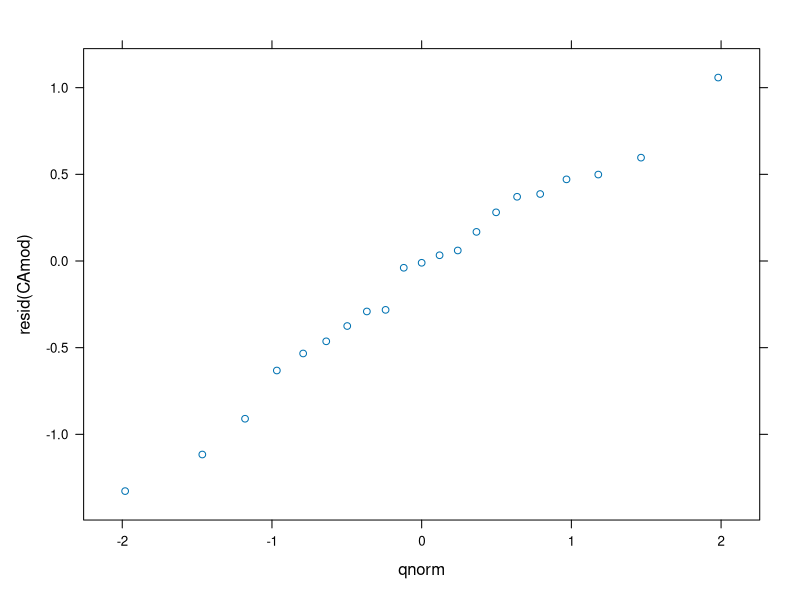
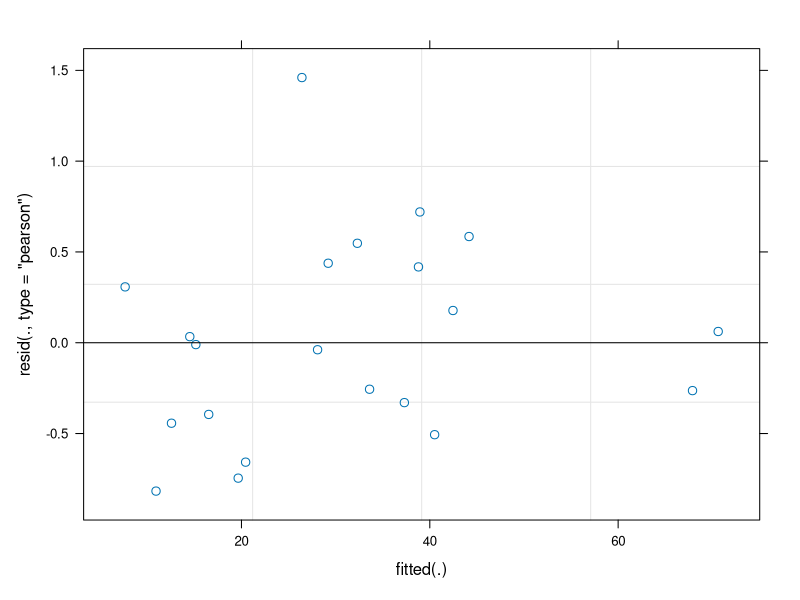
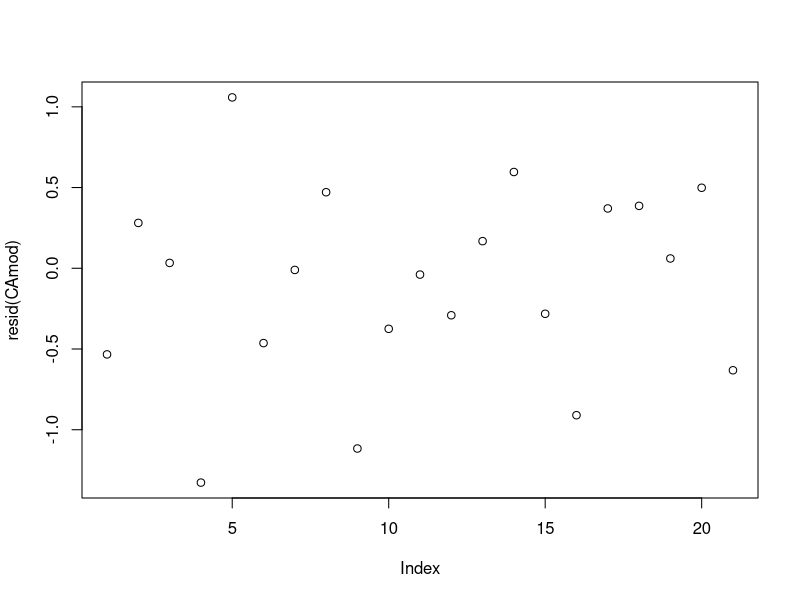
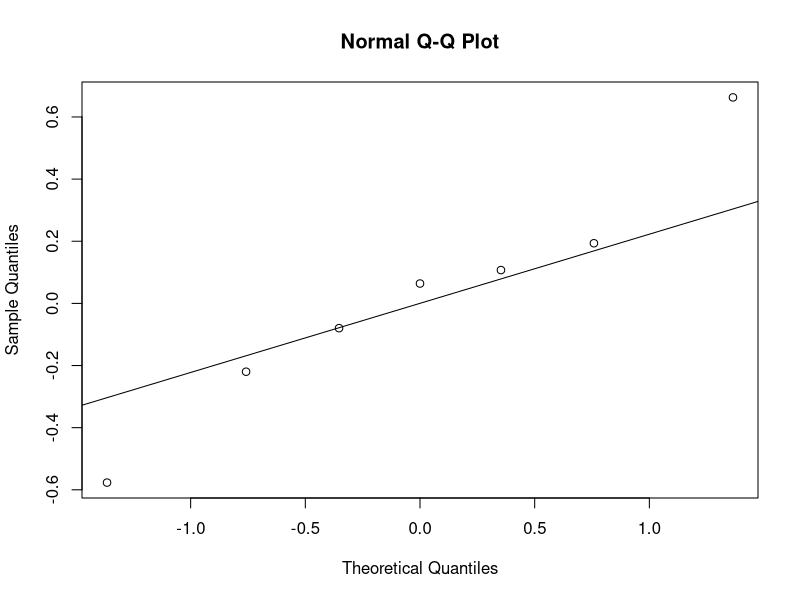
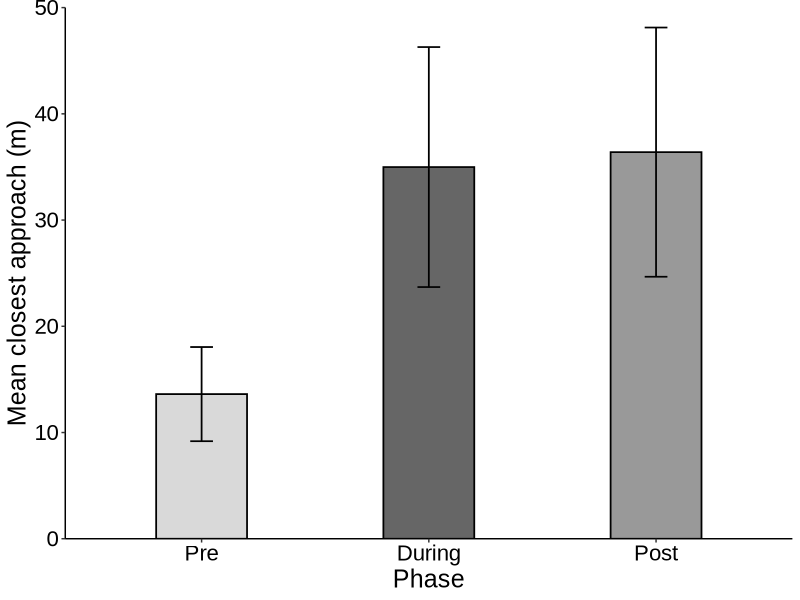

The R source for these figures, in order:
## ---- chunk 1
CAglmer <- read.csv("./ClosestApproachDat.csv", header=T,)
library(ggplot2)
library(ggfortify)
library(MASS)
library(ggthemes) 
library(lme4)
library(lattice)
library(lmerTest)
library(emmeans)
## ---- chunk 2
CAglmer$Site_Num = as.factor(CAglmer$Site_Num)
CAglmer$Phase_Num = as.factor(CAglmer$Phase_Num)
CAglmer$Distance = CAglmer$Distance
## ---- chunk 3
CAglmer$Phase_Num2 = relevel(CAglmer$Phase_Num, ref = "2")
CAglmer$Phase_Num = relevel(CAglmer$Phase_Num, ref = "1")
## ---- chunk 4
##Model
CAmod1<-glmer(Distance ~ Phase_Num + (1 | Site_Num), data=CAglmer, family = Gamma(link = "log"))
summary(CAmod1)
## ---- chunk 5
##Confidence Intervals
confint(CAmod1, method = "Wald")
## ---- chunk 6
##Same model but with reference level set to During Phase
CAmod<-glmer(Distance ~ Phase_Num2 + (1 | Site_Num), data=CAglmer, family = Gamma(link = "log"))
summary(CAmod)
## ---- chunk 7
##Confidence Intervals
confint(CAmod, method = "Wald")
## ---- chunk 8
###Check Normality of residuals of fitted model after using Gamma
qqmath(resid(CAmod))
## ---- chunk 9
plot(CAmod)
plot(resid(CAmod))
## ---- chunk 10
###Normality of Intercepts
r_int<- lme4::ranef(CAmod)$Site_Num$`(Intercept)`
qqnorm(r_int)
qqline(r_int)
shapiro.test(r_int)
## ---- chunk 11
###Check variances of random effect
CAglmer$ModelResCA <- residuals(CAmod)
CAglmer$ModelAbsResCA <- abs(CAglmer$ModelResCA)
CAglmer$ModelAbsResSqCA <- CAglmer$ModelAbsResCA^2

levenemodCA <- lm(ModelAbsResSqCA ~ Site_Num, data=CAglmer)
anova(levenemodCA)
## ---- chunk 12
emm <- data.frame(emmeans(CAmod1, ~ Phase_Num, type = "response"))
## ---- chunk 13
levels(emm$Phase_Num) <- c("Pre", "During", "Post") 


ClosestApp = ggplot(emm, aes(x= Phase_Num, y=response, fill = Phase_Num))+
  geom_bar(colour = "black", position="dodge", stat="identity", width = 0.4, size = 0.6) + scale_y_continuous(expand = c(0, 0), limits = c(0, 50)) +
  geom_errorbar(aes(ymin=response-SE, ymax = response+SE), width=0.1,size = 0.6, color = "grey0", position = position_dodge(.9)) + 
  ylab("Mean closest approach (m)") + xlab("Phase") +
  scale_fill_manual("legend", values = c("Pre" = "grey85", "During" = "grey40", "Post" = "grey60")) +
  theme_bw() + theme(legend.position = "none", axis.text.x = element_text(size = 16, color = "black", family = "Arial"), axis.text.y = element_text(size = 16, color = "black", family = "Arial"), axis.title.y = element_text(size = 18, family = "Arial"), axis.title.x = element_text(size = 18, family = "Arial"), legend.title = element_text(size = 16, family = "Arial", face = "bold"), legend.text = element_text(size = 16, color = "black", family = "Arial"), panel.background = element_blank(), panel.border = element_blank(), axis.line = element_line(colour = "black"), panel.grid = element_blank())

ClosestApp
